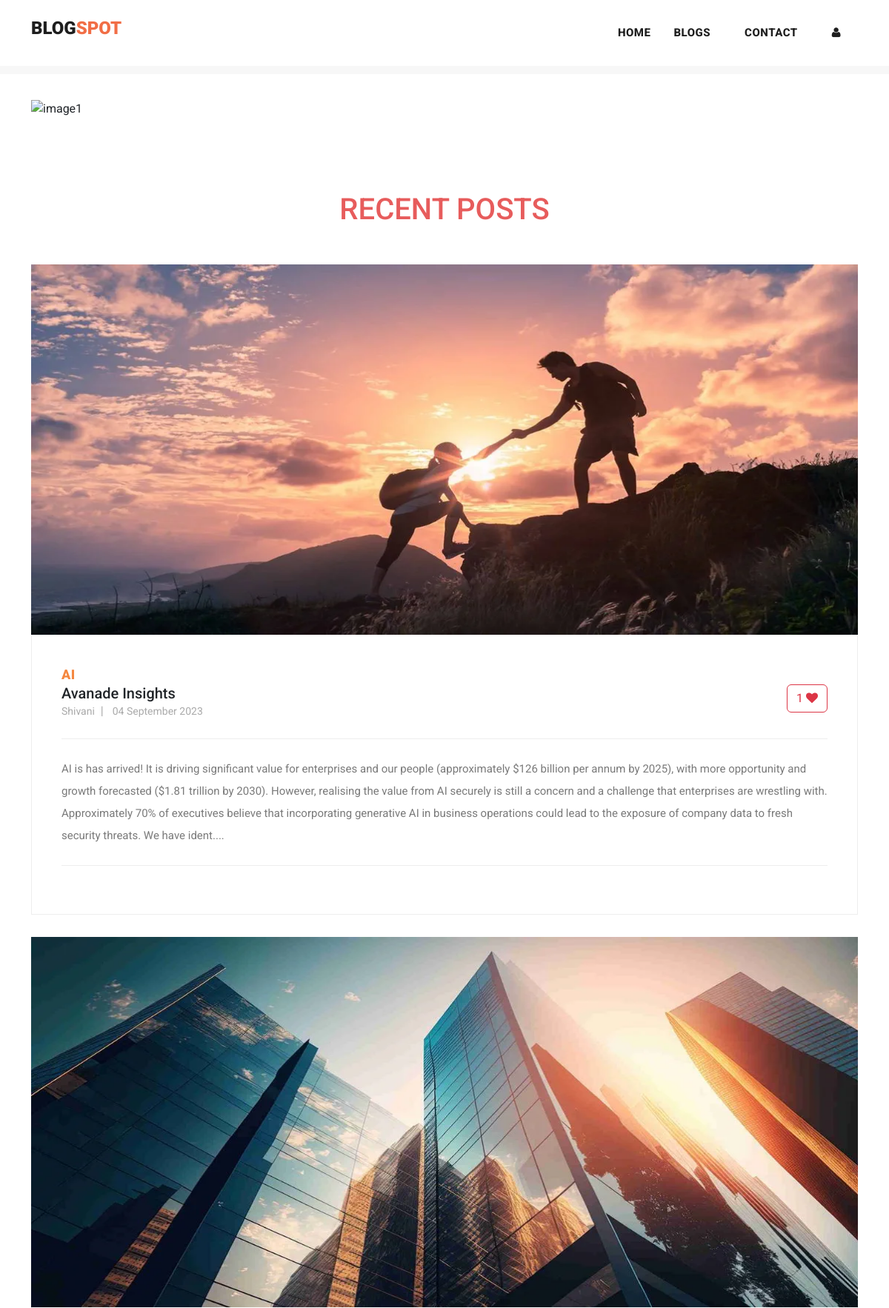
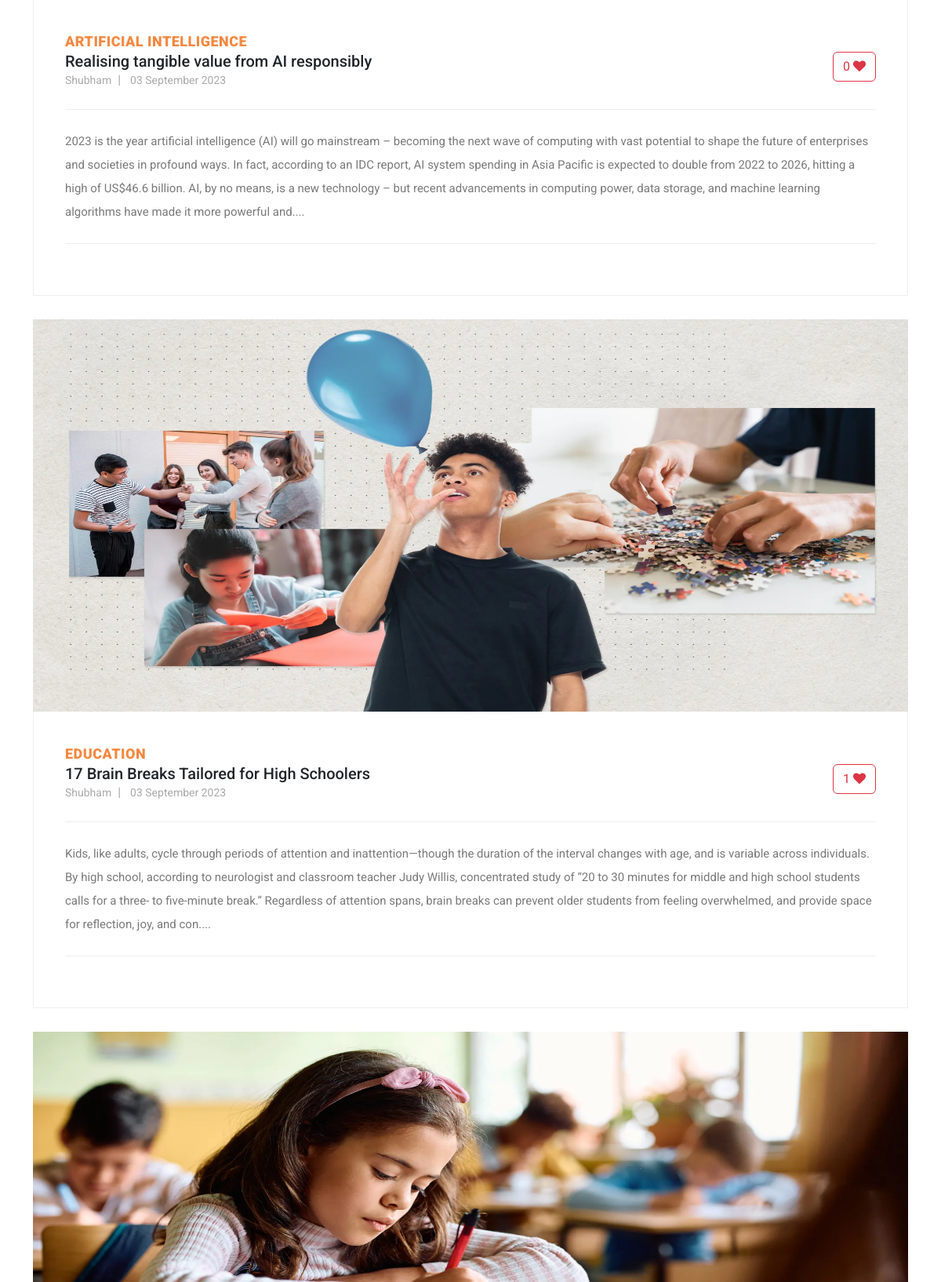
Page /blog (upper part) on the committed database (2 pictures, top to bottom).
### myapp/models.py (models this page shows, shortened)
class Post(models.Model):
    postname = models.CharField(max_length=600)
    category = models.CharField(max_length=600)
    image = models.ImageField(upload_to='images/posts',blank=True,null=True)
    content = models.CharField(max_length=100000)
    time = models.CharField(default=time,max_length=100, blank=True)
    likes = models.IntegerField(null=True,blank=True,default=0)
    user = models.ForeignKey(User,on_delete=models.CASCADE)

### myapp/views.py (the view)
# urls.py: path("blog",views.blog,name="blog"),
def blog(request):
    return render(request,"blog.html",{
            'posts':Post.objects.filter(user_id=request.user.id).order_by("id").reverse(),
            'top_posts':Post.objects.all().order_by("-likes"),
            'recent_posts':Post.objects.all().order_by("-id"),
            'user':request.user,
            'media_url':settings.MEDIA_URL
        })

### templates/blog.html (shortened to what this page needs)
{% load static %}
<!DOCTYPE html>
<html lang="en">
<head>
  <link href="{% static 'vendor/bootstrap/css/bootstrap.min.css' %}" rel="stylesheet">
  <link href="https://cdn.jsdelivr.net/npm/bootstrap@5.3.1/dist/css/bootstrap.min.css" rel="stylesheet"
>
  <link rel="stylesheet" href="{% static 'assets/css/fontawesome.css' %}">
  <link rel="stylesheet" href="{% static 'assets/css/templatemo-stand-blog.css' %}">
  <link rel="stylesheet" href="{% static 'assets/css/owl.css' %}">
  <link rel="stylesheet" href="{% static 'assets/css/styles.css' %}">
</head>
<body>
  {%include 'header.html'%}
  <div class="container mt-5 carousel">
    <div id="carouselExampleCaptions" class="carousel slide">
      <div class="carousel-indicators">
        <button type="button" data-bs-target="#carouselExampleCaptions" data-bs-slide-to="0" class="active"
          aria-current="true" aria-label="Slide 1"></button>
        <button type="button" data-bs-target="#carouselExampleCaptions" data-bs-slide-to="1"
          aria-label="Slide 2"></button>
        <button type="button" data-bs-target="#carouselExampleCaptions" data-bs-slide-to="2"
          aria-label="Slide 3"></button>
        <button type="button" data-bs-target="#carouselExampleCaptions" data-bs-slide-to="3"
          aria-label="Slide 4"></button>
      </div>
      <div class="carousel-inner">
        <div class="carousel-item active">
          <img src="{% static 'assets/images/img1.jpg' %}" alt="image1">
          <div class="carousel-caption d-none d-md-block">
          </div>
        </div>
      </div>
      <button class="carousel-control-prev" type="button" data-bs-target="#carouselExampleCaptions"
        data-bs-slide="prev">
        <span class="carousel-control-prev-icon" aria-hidden="true"></span>
      </button>
      <button class="carousel-control-next" type="button" data-bs-target="#carouselExampleCaptions"
        data-bs-slide="next">
        <span class="carousel-control-next-icon" aria-hidden="true"></span>
      </button>
    </div>
  </div>
  <section class="blog-posts">
    <div class="container">
      <h3 class="text-center" style="margin: 50px; font-size: 40px; color: rgb(231, 92, 92);">RECENT POSTS</h3>
      <div class="row">
        <div class="col-lg-12">
          <div class="all-blog-posts">
            <div class="row">
              {% for post in recent_posts %}
              <div class="col-lg-12">
                <div class="blog-post">
                  <div class="blog-thumb">
                    <img src="{{media_url}}{{post.image}}" alt="" style="height: 500px;">
                  </div>
                  <div class="down-content">
                    <span>{{post.category}}</span>
                    <form method="post" action="{% url 'increaselikes' post.id %}">
                      <button class="float-right btn btn-outline-danger" type="submit ">
                        {{post.likes}} <i class="fa fa-heart"></i></button>
                    </form>
                    <a href="{% url 'post' post.id %}" class="text-decoration-none text-dark">
                      <h5>{{post.postname}}</h5>
                    </a>
                    <ul class="post-info">
                      <li><a href="#">{{post.user}}</a></li>
                      <li><a href="#">{{post.time}}</a></li>
                    </ul>
                    <p style="max-width: 100%;">{{post.content|slice:"0:500"}}....</p>
                  </div>
                </div>
              </div>
              {% endfor %}
            </div>
          </div>
        </div>
      </div>
    </div>
  </section>
</body>
</html>

### static/assets/css/templatemo-stand-blog.css (style rules this page uses)
body { font-family: 'Roboto', sans-serif; overflow-x: hidden; text-rendering: optimizeLegibility; -webkit-font-smoothing: antialiased; -moz-osx-font-smoothing: grayscale; }
p { margin-bottom: 0px; font-size: 15px; font-weight: 400; color: #7a7a7a; line-height: 30px; }
a { text-decoration: none!important; }
ul { padding: 0; margin: 0; list-style: none; }
h1,h2,h3,h4,h5,h6 { margin: 0px; }
.blog-posts { margin-top: 100px; }
.blog-posts .blog-post { margin-bottom: 30px; }
.blog-posts .blog-thumb img { width: 100%; overflow: hidden; }
.blog-posts .down-content { padding: 40px; border-right: 1px solid #eee; border-left: 1px solid #eee; border-bottom: 1px solid #eee; }
.blog-posts .down-content span { font-size: 18px; text-transform: uppercase; letter-spacing: 0.5px; font-weight: 900; color: #f48840; }
.blog-posts .down-content ul.post-info li { display: inline-block; margin-right: 8px; }
.blog-posts .down-content ul.post-info li:after { content: '|'; color: #aaa; margin-left: 8px; }
.blog-posts .down-content ul.post-info li:last-child::after { display: none; }
.blog-posts .down-content ul.post-info li a { font-size: 14px; color: #aaa; font-weight: 400; transition: all .3s; }
.blog-posts .down-content p { padding: 25px 0px; margin: 25px 0px; border-top: 1px solid #eee; border-bottom: 1px solid #eee; }

### static/assets/css/styles.css (style rules this page uses)
.carousel img { width: 100%; height: 700px; }
.blog-posts .blog-post img, .blog-post img { height: 300px; }

### templates/footer.html (style rules this page uses)
li { text-decoration: none; text-align: left; }
li a { color: rgb(153, 147, 147); }

### rows in the picture
Post: image (picture), category "AI", likes "1", postname "Avanade Insights", user "Shivani", time "04 September 2023", content "AI is has arrived! It is driving significant value for enterprises and our people (approximately $126 billion per annum by 2025), with more opportunity and growth forecasted ($1.81 trillion by 2030). However, realising the value from AI securely is still a concern and a challenge that enterprises are wrestling with. Approximately 70% of executives believe that incorporating generative AI in business operations could lead to the exposure of company data to fresh security threats. We have ident"
Post: image (picture), category "ARTIFICIAL INTELLIGENCE", likes "0", postname "Realising tangible value from AI responsibly", user "Shubham", time "03 September 2023", content "2023 is the year artificial intelligence (AI) will go mainstream – becoming the next wave of computing with vast potential to shape the future of enterprises and societies in profound ways. In fact, according to an IDC report, AI system spending in Asia Pacific is expected to double from 2022 to 2026, hitting a high of US$46.6 billion. AI, by no means, is a new technology – but recent advancements in computing power, data storage, and machine learning algorithms have made it more powerful and"
Post: image (picture), category "EDUCATION", likes "1", postname "17 Brain Breaks Tailored for High Schoolers", user "Shubham", time "03 September 2023", content "Kids, like adults, cycle through periods of attention and inattention—though the duration of the interval changes with age, and is variable across individuals. By high school, according to neurologist and classroom teacher Judy Willis, concentrated study of “20 to 30 minutes for middle and high school students calls for a three- to five-minute break.” Regardless of attention spans, brain breaks can prevent older students from feeling overwhelmed, and provide space for reflection, joy, and con"
Post: image (picture)
